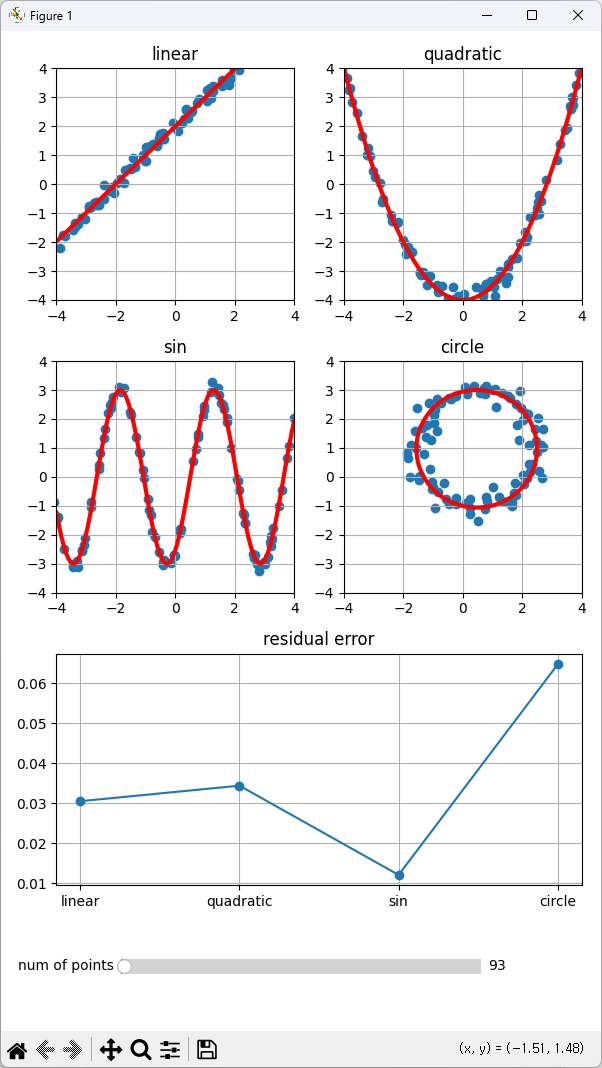

This figure's Python source:
import numpy as np
import matplotlib.pyplot as plt
import matplotlib.gridspec as gridspec
from matplotlib.widgets import Slider, Button

# set noise scale
ns = 0.2

def make_noise_linear(a, b, num=15): # ax + b = y
    xs = np.linspace(-4, 4, num) + np.random.randn(num) * ns
    f = lambda x: a*x +b
    ys = f(xs) + np.random.randn(num) * ns

    return xs, ys

def make_noise_quadratic(a, b, c, num=30): # ax^2 + bx + c = y
    xs = np.linspace(-4, 4, num) + np.random.randn(num) * ns
    f = lambda x: a*x**2.+ b*x + c
    ys = f(xs) + np.random.randn(num) * ns

    return xs, ys

def make_noise_sin(a, ω, φ, num = 30):# asin(ωx - φ)
    xs = np.linspace(-4, 4, num) + np.random.randn(num) * ns
    f = lambda x: a * np.sin(ω * x - φ)
    ys = f(xs) + np.random.randn(num) * (ns/2)

    return xs, ys

def make_noise_circle(x, y, r, num=30): # (x-a)^2 + (y-b)^2 = r^2
    xs = np.zeros(num, dtype=complex) + np.random.randn(num) * (ns/2)
    xs.imag = np.linspace(0, 2*np.pi, num)
    f = lambda _x: r*np.power(np.e, _x) + complex(x, y)

    xy = f(xs)
    xy.real += np.random.randn(num) * (ns/2)
    xy.imag += np.random.randn(num) * (ns/2)

    return xy.real, xy.imag

def solve_least_square_linear(x, y):
    '''
    f(x) = ax + b = y
    | x_1 1 | | a | = | y_1 |
    | x_2 1 | | b |   | y_2 |
    | x_3 1 |         | y_3 |
    '''
    A = np.empty([x.shape[0], 2])
    b = y
    A[:, 0] = x
    A[:, 1] = 1

    ab = np.linalg.solve(A.T@A, A.T@b) # A^T@A x = A^T b

    return lambda x: ab[0] * x + ab[1] # ax + b

def solve_least_square_quadratic(x, y):
    '''
    f(x) = ax^2 + bx + c = y
    | x_1^2 x_1 1 | | a | = | y_1 |
    | x_2^2 x_2 1 | | b |   | y_2 |
    | x_3^2 x_3 1 | | c |   | y_3 |
    '''
    A = np.empty([x.shape[0], 3])
    b = y
    # <--- code here --->
    A[:, 0] = x**2
    A[:, 1] = x
    A[:, 2] = 1
    # <--- end --->

    abc = np.linalg.solve(A.T@A, A.T@b) # A^T@A x = A^T b

    return lambda x: abc[0] * x**2. + abc[1] * x  + abc[2]

def solve_least_square_sin(x, y):
    a = 1
    ω = 1
    φ = 1

    for _ in range(50): # solve iterative
        '''
        f(x) = a*sin(ωx-φ) = y
        | ρf(x_1)/ρa f(x_1) ρf(x_1)/ρω ρf(x_1)/ρφ | | a | = | y_1 - f(x_1) |
        | ρf(x_2)/ρa f(x_2) ρf(x_2)/ρω ρf(x_2)/ρφ | | ω |   | y_2 - f(x_2) |
        | ρf(x_3)/ρa f(x_3) ρf(x_3)/ρω ρf(x_3)/ρφ | | φ |   | y_3 - f(x_3) |

        '''
        A = np.empty([x.shape[0], 3])

        # <--- code here --->
        A[:, 0] = np.sin(ω * x - φ)
        A[:, 1] = a * x * np.cos(ω * x - φ)
        A[:, 2] = -a * np.cos(ω * x - φ)
        # <--- end --->

        _y = lambda x : a * np.sin(ω * x - φ)
        b = y - _y(x)

        aωφ = np.linalg.solve(A.T@A, A.T@b) # A^T@A x = A^T b

        a += aωφ[0] * 0.2
        ω += aωφ[1] * 0.2
        φ += aωφ[2] * 0.2

        ...

    return lambda x : a * np.sin(ω*x - φ)

def solve_least_square_circle(x, y):
    '''
    (x-a)^2 + (y-b)^2 = r^2 => αx + βy + γ = x^2 + y^2 where α = 2a, β = 2b, γ = r^2 - a^2 - b^2
    | x_1 y_1 1 | | α | = | x_1^2 + y_1^2 |
    | x_2 y_2 1 | | β |   | x_2^2 + y_2^2 |
    | x_3 y_3 1 | | γ |   | x_3^2 + y_3^2 |
    '''

    A = np.empty([x.shape[0], 3])
    b = x**2 + y**2

    # <--- code here --->
    A[:, 0] = x
    A[:, 1] = y
    A[:, 2] = 1
    # <--- end --->

    abc = np.linalg.solve(A.T@A, A.T@b) # A^T@A x = A^T b

    α = abc[0]
    β = abc[1]
    γ = abc[2]

    x = α / 2
    y = β / 2
    r = np.sqrt(γ+x**2.+y**2.)

    return lambda _x: r*np.power(np.e, _x) + complex(x, y)


# plot
fig = plt.figure(figsize=(6,10), tight_layout=True)
gs = gridspec.GridSpec(4, 2,  height_ratios=[1, 1, 1, 0.3])
axs_lsq = [fig.add_subplot(gs[0, 0]), fig.add_subplot(gs[0, 1]), fig.add_subplot(gs[1, 0]), fig.add_subplot(gs[1, 1])]
ax_error = fig.add_subplot(gs[2, :])
titles = ['linear', 'quadratic', 'sin', 'circle']
for i, ax in enumerate(axs_lsq):
    ax.set_title(titles[i])
    ax.grid()
    ax.set_xlim([-4, 4])
    ax.set_ylim([-4, 4])
ax_error.grid()

# noisy points
x, y = make_noise_linear(1, 2)

# plot noisy points
scs = []
for ax in axs_lsq:
    sc = ax.scatter(x, y)
    scs.append(sc)

# L-east SQ-uare solving
linear = solve_least_square_linear(x, y)
xs = np.linspace(-4, 4, 100)
r_xs = np.zeros(100, dtype=complex)
r_xs.imag = np.linspace(0, 2*np.pi, 100)

lines = []
for ax in axs_lsq:
    line = ax.plot(xs, linear(xs), color='r', lw=3)[0]
    lines.append(line)

err_line = ax_error.plot([0, 1, 2, 3], [2,2,2,2], '-o')[0]
ax_error.set_title("residual error")
ax_error.set_xticks([0, 1, 2, 3], ['linear', 'quadratic', 'sin', 'circle'])

# draw silder
axcolor='lightgoldenrodyellow'
belowfig = plt.axes([0.2, 0.05, 0.6, 0.03], facecolor=axcolor)
numsilder = Slider(
    ax=belowfig,
    label='num of points',
    valmin=10,
    valmax=10000,
    valinit=15,
)

from functools import partial

def update(val):
    num = int(numsilder.val)

    # polynomials
    residuals = []
    for line, sc, noise_func, solve_func in zip(lines, scs,
        [partial(make_noise_linear, 1, 2), partial(make_noise_quadratic, 0.5, 0, -4), partial(make_noise_sin, 3, 2, 1,)],
        [solve_least_square_linear, solve_least_square_quadratic, solve_least_square_sin]):
        # make points
        x, y = noise_func(num)
        sc.set_offsets(np.stack([x, y], axis=-1))
        func = solve_func(x, y)
        residuals.append(np.mean((func(x)-y)**2.))
        line.set_ydata(func(xs))

    # circle
    x, y = make_noise_circle(0.5, 1, 2, num)
    scs[-1].set_offsets(np.stack([x, y], axis=-1))
    cif = solve_least_square_circle(x, y)
    cy = cif(r_xs)
    lines[-1].set_xdata(cy.real)
    lines[-1].set_ydata(cy.imag)
    t_xs = np.zeros(num, dtype=complex)
    t_xs.imag = np.linspace(0, 2*np.pi, num)
    cy = cif(t_xs)
    residuals.append(np.mean((x - cy.real)**2. + (y - cy.imag)**2.))

    err_line.set_ydata(residuals)
    ax_error.relim()
    ax_error.autoscale_view()
    fig.canvas.draw_idle()

update(0)
numsilder.on_changed(update)

plt.show()
